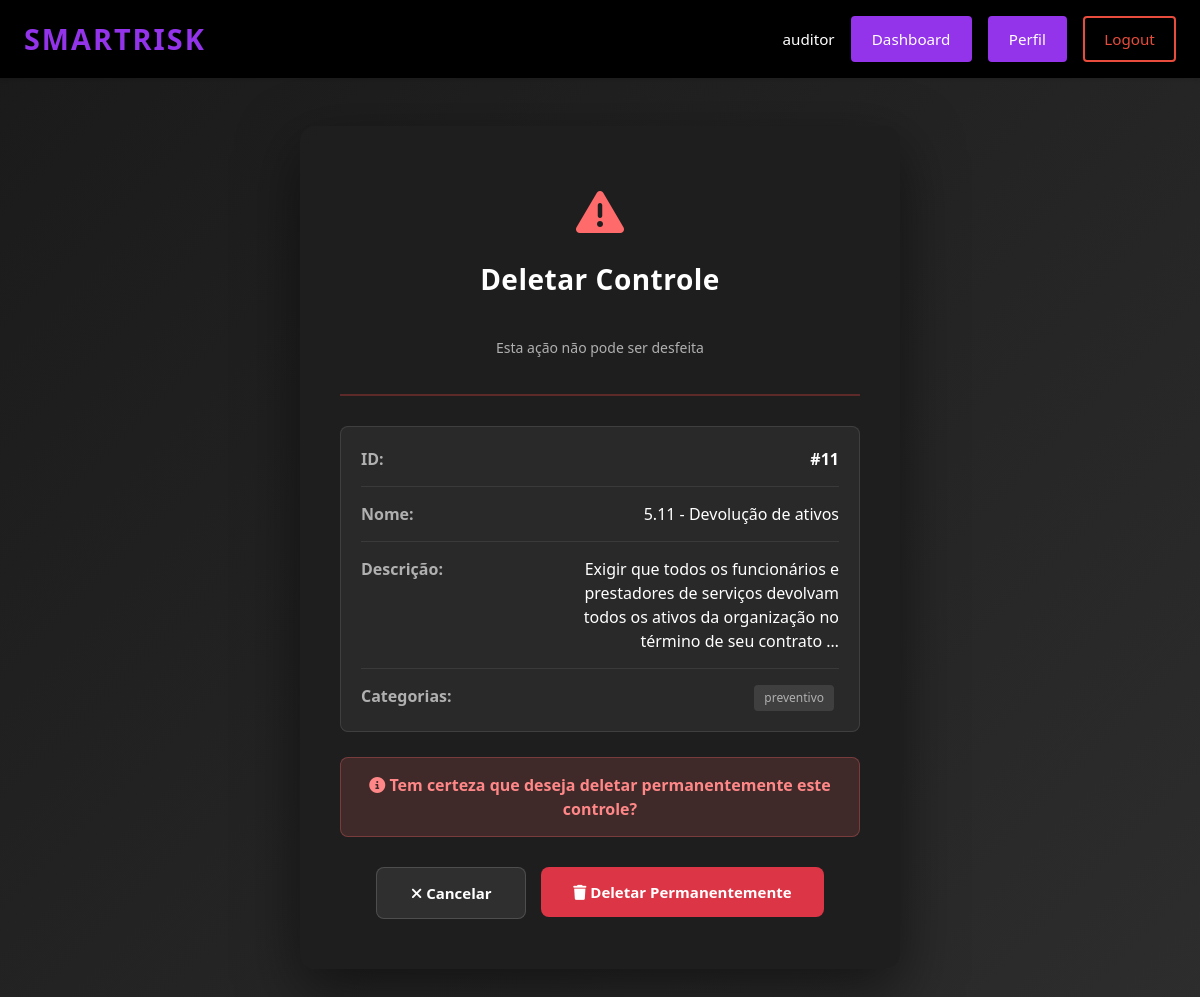
/deletar_controle/11/ (signed in), run on an earlier commit of the app's database.
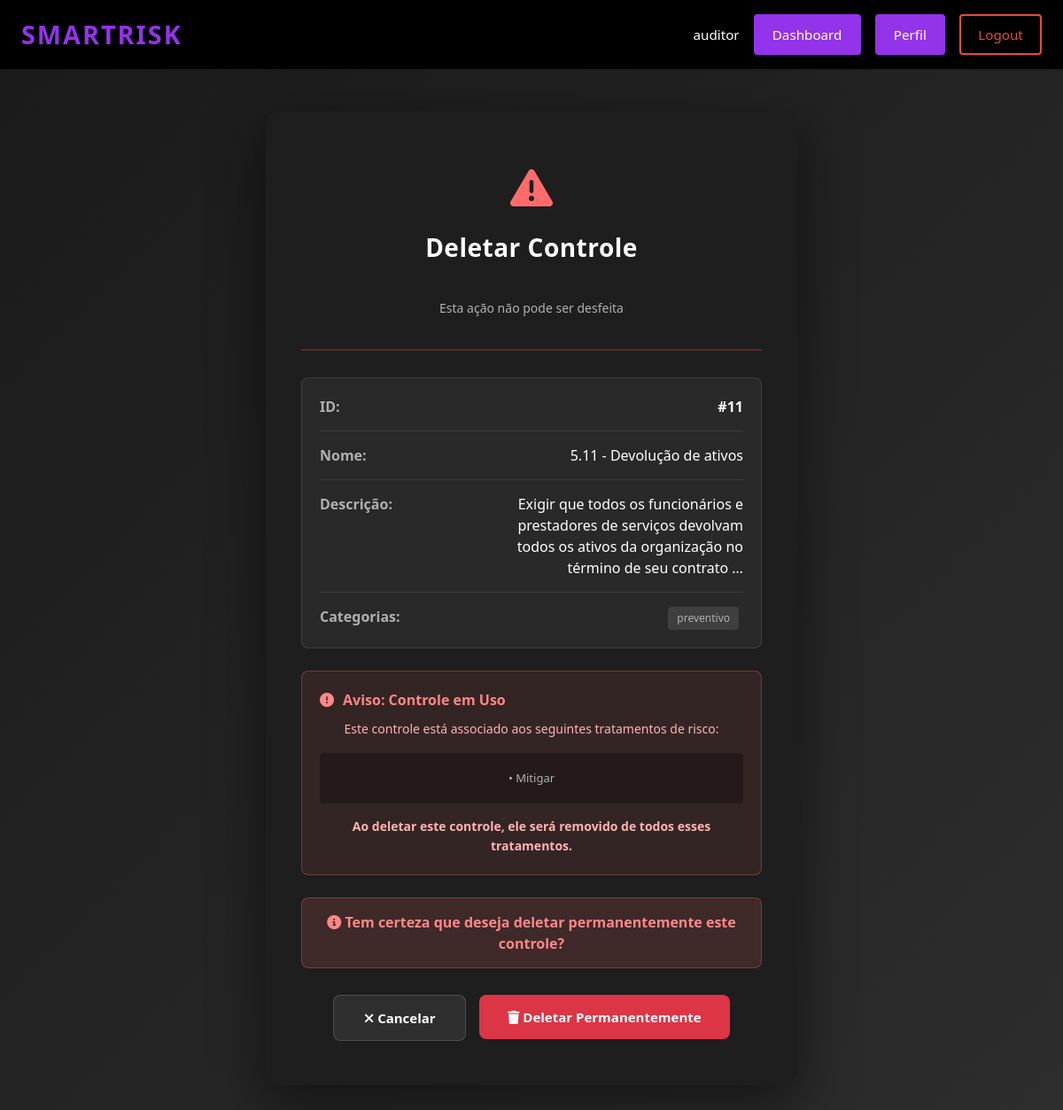
And on a later commit of the database.
### ismsapp/models.py (models this page shows, shortened)
class Controle(models.Model):
    """The name or title of the control (e.g., from ISO 27001)."""
    nome = models.CharField(
        max_length=255,
        help_text="Nome ou título do controle (ex: '5.1 - Políticas de segurança da informação').",
    )
    """Detailed description of the control, including its purpose, scope, and how it should be implemented."""
    descricao = models.TextField(
        help_text="Descrição detalhada do controle: seu propósito, escopo e como deve ser implementado.",
    )
    """The categories this control belongs to (can be multiple)."""
    categorias = models.ManyToManyField(
        CategoriaControle,
        related_name="controles",
        help_text="Categorias às quais este controle pertence (Preventivo, Detectivo, ou Corretivo/Contingência).",
    )
    class Meta:
        verbose_name = "Controle"
        verbose_name_plural = "Controles"
        ordering = ["nome"]

class CategoriaControle(models.Model):
    class Tipo(models.TextChoices):
        PREVENTIVO = "preventivo", "Preventivo"
        DETECTIVO = "detectivo", "Detectivo"
        CORRETIVO = "corretivo", "Corretivo/Contingência"
    """The category type (unique, represents one of the three control categories)."""
    tipo = models.CharField(
        max_length=20,
        choices=Tipo.choices,
        unique=True,
        help_text="Tipo de categoria de controle.",
    )
    """Detailed description of what this category of control does."""
    descricao = models.TextField(
        default="",
        help_text="Descrição do tipo de controle.",
    )
    class Meta:
        verbose_name = "Categoria de Controle"
        verbose_name_plural = "Categorias de Controle"

class Tratamento(models.Model):
    class TipoTratamento(models.TextChoices):
        ACEITAR = "aceitar", "Aceitar"
        MITIGAR = "mitigar", "Mitigar"
        EVITAR = "evitar", "Evitar"
        COMPARTILHAR = "compartilhar", "Compartilhar"
    """The name or title of the treatment plan."""
    nome = models.CharField(
        max_length=255,
        blank=False,
        help_text="Nome do plano de tratamento.",
    )
    """The selected risk treatment strategy for this plan."""
    tipo_tratamento = models.CharField(
        max_length=20,
        choices=TipoTratamento.choices,
        help_text="Estratégia de resposta ao risco selecionada para este tratamento.",
    )
    """Detailed description of the treatment plan, including specific actions, responsible parties, and timelines."""
    descricao = models.TextField(
        help_text=(
            "Detalhes de implementação deste tratamento: quais ações serão tomadas, "
            "quem é o responsável e quaisquer prazos ou decisões relevantes."
        ),
    )
    """Indicates if this treatment represents an acceptance decision (no further action needed)."""
    aceito = models.BooleanField(
        default=False,
        help_text="Marca se este tratamento é uma decisão de aceitação do risco (sem ações adicionais).",
    )
    """Percentage reduction in probability expected from this treatment (0-100)."""
    reducao_probabilidade = models.PositiveSmallIntegerField(
        default=0,
        help_text="Porcentagem esperada de redução na probabilidade do risco (0-100).",
    )
    """Percentage reduction in consequence/impact expected from this treatment (0-100)."""
    reducao_impacto = models.PositiveSmallIntegerField(
        default=0,
        help_text="Porcentagem esperada de redução no impacto/consequência do risco (0-100).",
    )
    """Controls that are part of this treatment plan (many-to-many relationship)."""
    controles = models.ManyToManyField(
        Controle,
        related_name="tratamentos",
        blank=True,
        help_text="Controles que fazem parte deste plano de tratamento.",
    )
    class Meta:
        verbose_name = "Tratamento"
        verbose_name_plural = "Tratamentos"
    def __str__(self):
        return f"{self.get_tipo_tratamento_display()}"

### ismsapp/views.py (the view, shortened to what this page needs)
# urls.py: path("deletar_controle/<int:controle_id>/", views.DeleteControleView.as_view(), name="deletar_controle"),
class DeleteControleView(View):
    template_name = "ismsapp/deletar_controle.html"
    def _check_permission(self, user):
        if not user.is_authenticated:
            return False
        user_profile = getattr(user, 'profile', None)
        if not user_profile:
            return False
        allowed_actors = [
            UserProfile.Actor.SISTEMA_ADMIN,
            UserProfile.Actor.AUDITOR
        ]
        return user_profile.actor_type in allowed_actors
    @method_decorator(login_required(login_url="login"))
    def get(self, request, controle_id=None, *args, **kwargs):
        if not self._check_permission(request.user):
            return redirect('dashboard')
        from .models import Controle
        if not controle_id:
            return redirect('lista_controles')
        try:
            controle = Controle.objects.get(id=controle_id)
        except Controle.DoesNotExist:
            messages.error(request, "Controle não encontrado.")
            return redirect('lista_controles')
        tratamentos = controle.tratamentos.all()
        contexto = {
            'controle': controle,
            'controle_id': controle_id,
            'tratamentos': tratamentos,
            'page_title': f'Deletar Controle: {controle.nome}',
        }
        return render(request, self.template_name, contexto)

### ismsapp/templates/ismsapp/deletar_controle.html (shortened to what this page needs)
{% extends "ismsapp/base.html" %}
{% load static %}
{% block extra_css %}
    <link href="https://cdn.jsdelivr.net/npm/bootstrap@5.3.0/dist/css/bootstrap.min.css" rel="stylesheet">
    <link href="https://cdnjs.cloudflare.com/ajax/libs/font-awesome/6.4.0/css/all.min.css" rel="stylesheet">
    <link href="{% static 'css/ismsapp/cadastro_categoria_ativo.css' %}" rel="stylesheet">
{% endblock %}
{% block content %}
    <div class="cadastro-container delete-container">
        <div class="cadastro-card delete-card">
            <div class="delete-header">
                <div class="delete-icon">
                    <i class="fas fa-exclamation-triangle"></i>
                </div>
                <h1>Deletar Controle</h1>
                <p class="delete-message">Esta ação não pode ser desfeita</p>
            </div>
            <div class="delete-details">
                <div class="detail-item">
                    <span class="detail-label">ID:</span>
                    <span class="detail-value"><strong>#{{ controle.id }}</strong></span>
                </div>
                <div class="detail-item">
                    <span class="detail-label">Nome:</span>
                    <span class="detail-value">{{ controle.nome }}</span>
                </div>
                <div class="detail-item">
                    <span class="detail-label">Descrição:</span>
                    <span class="detail-value">{{ controle.descricao|truncatewords:20 }}</span>
                </div>
                <div class="detail-item">
                    <span class="detail-label">Categorias:</span>
                    <span class="detail-value">
                        {% for categoria in controle.categorias.all %}
                            <span class="category-badge {% if categoria.tipo == 'Preventivo' %}preventivo{% elif categoria.tipo == 'Detectivo' %}detectivo{% elif categoria.tipo == 'Corretivo' %}corretivo{% endif %}">
                                {{ categoria.tipo }}
                            </span>
                        {% empty %}
                            <span>Sem categorias</span>
                        {% endfor %}
                    </span>
                </div>
            </div>
            {% if tratamentos %}
                <div class="warning-section">
                    <div class="warning-title">
                        <i class="fas fa-exclamation-circle"></i>
                        Aviso: Controle em Uso
                    </div>
                    <div class="warning-message">
                        <p>Este controle está associado aos seguintes tratamentos de risco:</p>
                        <div class="tratamentos-list">
                            {% for tratamento in tratamentos %}
                                <div class="tratamento-item">
                                    • {{ tratamento }}
                                </div>
                            {% endfor %}
                        </div>
                        <p style="margin-top: 15px; margin-bottom: 0;">
                            <strong>Ao deletar este controle, ele será removido de todos esses tratamentos.</strong>
                        </p>
                    </div>
                </div>
            {% endif %}
            <div class="confirmation-message">
                <i class="fas fa-info-circle"></i>
                Tem certeza que deseja deletar permanentemente este controle?
            </div>
            <div class="delete-buttons">
                <a href="{% url 'lista_controles' %}" class="btn btn-cancel">
                    <i class="fas fa-times"></i> Cancelar
                </a>
                <form method="post" style="display: inline;">
                    <button type="submit" class="btn btn-delete">
                        <i class="fas fa-trash"></i> Deletar Permanentemente
                    </button>
                </form>
            </div>
        </div>
    </div>
{% endblock %}

### ismsapp/templates/ismsapp/base.html (shortened to what this page needs)
{% load static %}
<!DOCTYPE html>
<html lang="en">
<head>
    <link rel="stylesheet" href="{% static 'css/ismsapp/header.css' %}">
    {% block extra_css %}{% endblock %}
</head>
<body>
    <header class="isms-header">
        <div class="header-container">
            <a href="{% url 'home' %}" class="header-logo">
                <span class="logo-text">SmartRisk</span>
            </a>
            <nav class="header-nav">
                {% if user.is_authenticated %}
                    <div class="nav-user">
                        <span class="username">{{ user.username }}</span>
                        <a href="{% url 'dashboard' %}" class="nav-button dashboard-button">
                            Dashboard
                        </a>
                        <a href="{% url 'profile' %}" class="nav-button profile-button">
                            Perfil
                        </a>
                        <a href="{% url 'logout' %}" class="nav-button logout-button">
                            Logout
                        </a>
                    </div>
                {% endif %}
            </nav>
        </div>
    </header>
    <main class="main-content">
        {% block content %}{% endblock %}
    </main>
</body>
</html>

### ismsapp/static/css/ismsapp/header.css (style rules this page uses)
.isms-header { background-color: #000000; color: white; padding: 1rem 0; box-shadow: 0 2px 4px rgba(0, 0, 0, 0.1); position: sticky; top: 0; z-index: 100; }
.header-container { max-width: 1200px; margin: 0 auto; padding: 0 1.5rem; display: flex; justify-content: space-between; align-items: center; }
.header-logo { text-decoration: none; color: white; display: flex; align-items: center; gap: 0.5rem; }
.logo-text { font-size: 1.8rem; font-weight: 700; letter-spacing: 2px; color: #9333ea; text-transform: uppercase; transition: color 0.3s ease; }
.header-nav { display: flex; align-items: center; gap: 1rem; }
.nav-user, .nav-auth { display: flex; align-items: center; gap: 1rem; }
.username { font-size: 0.95rem; color: #ffffff; font-weight: 500; padding: 0; background-color: transparent; }
.nav-button { padding: 0.6rem 1.2rem; border-radius: 4px; text-decoration: none; font-size: 0.95rem; font-weight: 500; transition: all 0.3s ease; cursor: pointer; border: none; display: inline-block; }
.profile-button { background-color: #9333ea; color: white; border: 2px solid #9333ea; }
.dashboard-button { background-color: #9333ea; color: white; border: 2px solid #9333ea; }
.logout-button { background-color: transparent; color: #e74c3c; border: 2px solid #e74c3c; }
.main-content { max-width: 1200px; margin: 2rem auto; padding: 0 1.5rem; }

### ismsapp/static/css/ismsapp/cadastro_categoria_ativo.css (style rules this page uses)
* { margin: 0; padding: 0; box-sizing: border-box; }
body { background: linear-gradient(135deg, #1a1a1a 0%, #2d2d2d 100%); min-height: 100vh; font-family: 'Segoe UI', Tahoma, Geneva, Verdana, sans-serif; }
.cadastro-container { width: 100%; max-width: 600px; padding: 20px; margin: 3rem auto; }
.cadastro-card { background: rgba(30, 30, 30, 0.95); border-radius: 15px; padding: 50px 40px; box-shadow: 0 20px 60px rgba(0, 0, 0, 0.5); text-align: center; }
.cadastro-card h1 { color: #ffffff; font-size: 28px; font-weight: 600; margin-bottom: 40px; letter-spacing: 0.5px; }
.btn { padding: 14px 32px; font-size: 15px; font-weight: 600; border: none; border-radius: 8px; cursor: pointer; transition: all 0.3s ease; text-decoration: none; display: inline-block; text-align: center; min-width: 150px; }
.btn-cancel { background: rgba(255, 255, 255, 0.08); color: #ffffff; border: 1px solid rgba(255, 255, 255, 0.15); }

### ismsapp/templates/ismsapp/deletar_controle.html (style rules this page uses)
.delete-container { padding: 0; }
.delete-card { max-width: 600px; }
.delete-header { text-align: center; margin-bottom: 30px; padding-bottom: 20px; border-bottom: 2px solid rgba(239, 68, 68, 0.3); }
.delete-icon { font-size: 48px; color: #ff6b6b; margin-bottom: 15px; }
.delete-message { color: #b0b0b0; font-size: 14px; margin-top: 10px; }
.delete-details { background: rgba(255, 255, 255, 0.05); border: 1px solid rgba(255, 255, 255, 0.1); border-radius: 8px; padding: 20px; margin-bottom: 25px; }
.detail-item { display: flex; justify-content: space-between; margin-bottom: 15px; padding-bottom: 15px; border-bottom: 1px solid rgba(255, 255, 255, 0.08); }
.detail-item:last-child { margin-bottom: 0; padding-bottom: 0; border-bottom: none; }
.detail-label { font-weight: 600; color: #b0b0b0; }
.detail-value { color: #ffffff; max-width: 300px; word-break: break-word; text-align: right; }
.category-badge { display: inline-block; background-color: rgba(255, 255, 255, 0.1); color: #b0b0b0; padding: 4px 10px; border-radius: 4px; font-size: 12px; margin-right: 5px; }
.warning-section { background: rgba(255, 107, 107, 0.1); border: 1px solid rgba(255, 107, 107, 0.3); border-radius: 8px; padding: 20px; margin-bottom: 25px; }
.warning-title { font-weight: 600; color: #ff8787; margin-bottom: 10px; display: flex; align-items: center; gap: 10px; }
.warning-message { color: #ffb3b3; font-size: 14px; line-height: 1.6; }
.tratamentos-list { background: rgba(0, 0, 0, 0.3); border-radius: 4px; padding: 10px; margin-top: 10px; }
.tratamento-item { padding: 8px; border-bottom: 1px solid rgba(255, 255, 255, 0.08); font-size: 13px; color: #b0b0b0; }
.tratamento-item:last-child { border-bottom: none; }
.confirmation-message { background: rgba(255, 107, 107, 0.15); border: 1px solid rgba(255, 107, 107, 0.3); border-radius: 8px; padding: 15px; margin-bottom: 25px; color: #ff8787; font-weight: 600; }
.delete-buttons { display: flex; gap: 15px; justify-content: center; margin-top: 30px; }
.btn-delete { background-color: #dc3545; color: #ffffff; }

What changed in the data, as far as the page shows it:
added Tratamento: tipo_tratamento "Mitigar"
Also different on the page:
text now shown: "Aviso: Controle em Uso Este controle está associado aos seguintes tratamentos de risco: Ao deletar este controle, ele será removido de todos esses tratamentos."
